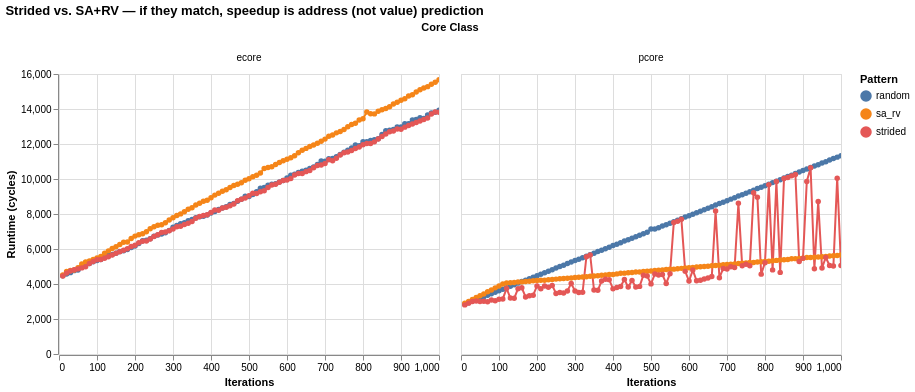

Notebook code cell kept with this figure:
### Code cell
sa_rv_df = df[df["pattern"].isin(["strided", "sa_rv", "random"])]
unit = df["unit"].iloc[0]
y_title = f"Runtime ({unit})"
sa_rv_chart = (
    alt.Chart(sa_rv_df)
    .mark_line(point=True)
    .encode(
        x=alt.X("iterations:Q", title="Iterations"),
        y=alt.Y("median:Q", title=y_title),
        color=alt.Color("pattern:N", title="Pattern"),
        tooltip=[
            "pattern", "core_kind", "iterations", "median"
            # "min", "p25", "p75", "max",
            # "first", "last", "unit",
        ],
    )
    .properties(width=380, height=280)
    .facet(column=alt.Column("core_kind:N", title="Core Class", sort=["ecore", "pcore"]))
    .properties(title="Strided vs. SA+RV — if they match, speedup is address (not value) prediction")
    .interactive()
)

sa_rv_chart

### Figure 1 — Vega-Lite specification as saved in the notebook (floating-point values rounded to 4 significant figures; data arrays with more than 128 entries replaced by an {"elided": "..."} marker saying what was removed)
{"config": {"view": {"continuousWidth": 300, "continuousHeight": 300}}, "data": {"name": "data-ee8b1e5d74eee2c28dc98f8af6e28df8"}, "facet": {"column": {"field": "core_kind", "sort": ["ecore", "pcore"], "title": "Core Class", "type": "nominal"}}, "spec": {"mark": {"type": "line", "point": true}, "encoding": {"color": {"field": "pattern", "title": "Pattern", "type": "nominal"}, "tooltip": [{"field": "pattern", "type": "nominal"}, {"field": "core_kind", "type": "nominal"}, {"field": "iterations", "type": "quantitative"}, {"field": "median", "type": "quantitative"}], "x": {"field": "iterations", "title": "Iterations", "type": "quantitative"}, "y": {"field": "median", "title": "Runtime (cycles)", "type": "quantitative"}}, "height": 280, "name": "view_514fbdccc5c6ba45_0", "width": 380}, "params": [{"name": "param_1e9efca18e7a2868", "select": {"type": "interval", "encodings": ["x", "y"]}, "bind": "scales", "views": ["view_514fbdccc5c6ba45_0"]}], "title": "Strided vs. SA+RV — if they match, speedup is address (not value) prediction", "$schema": "https://vega.github.io/schema/vega-lite/v6.1.0.json", "datasets": {"data-ee8b1e5d74eee2c28dc98f8af6e28df8": {"elided": "600 records"}}}
